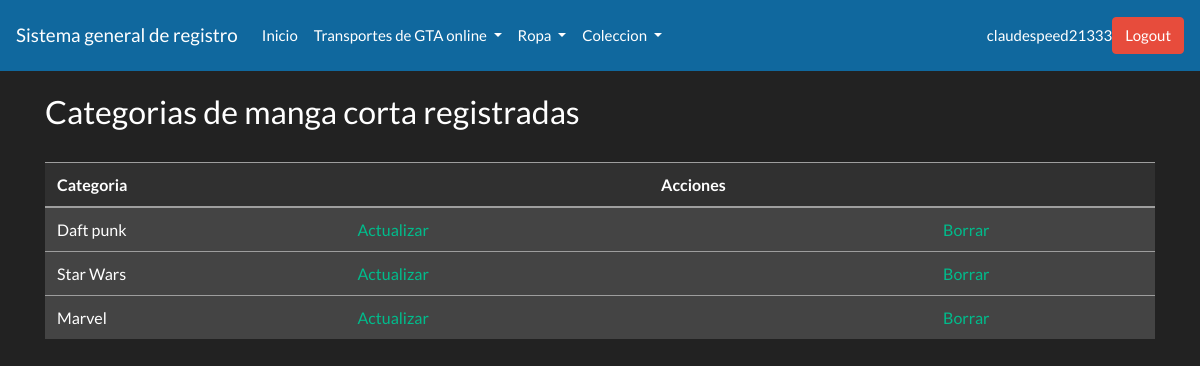
/closet/listcategoria/ (signed in), run on the app's committed database.
### prendas/models.py (models this page shows, shortened)
class playeracategoria(models.Model):
    categoria = models.CharField(max_length=50)
    usuario = models.ForeignKey(settings.AUTH_USER_MODEL, on_delete=models.CASCADE)

### prendas/views.py (the view)
# urls.py: path('listcategoria/',views.categorialist,name="categorialist2"),
@login_required
def categorialist(request):
	queryset = playeracategoria.objects.filter(usuario=request.user.id)
	context={
		"categoria" : queryset
	}
	return render(request,"prendas/listcategoria.html", context)

### templates/prendas/listcategoria.html (shortened to what this page needs)
{% extends "base.html" %}
{%load static %}
{% block content %}
<h3>Categorias de manga corta registradas</h3>
<br>
<table class="table table-secondary table-hover">
<thead class="table-dark">
	<tr>
		<th>Categoria</th>
		<th></th>
		<th>Acciones</th>
		<th></th>
	</tr>
</thead>
<tbody>
{% for pk in categoria %}
<tr>
<td>{{pk.categoria}}</td>
<td><a href="{% url 'categoriaupdate' pk=pk.id %}">Actualizar</a></td>
<td></td>
<td><a href="{% url 'categoriadelete' pk=pk.id %}">Borrar</a></td>
</tr>
{% endfor %}
</tbody>
</table>
{%endblock%}

### templates/navbar.html (shortened to what this page needs)
<div>
    <nav class="navbar  navbar-expand-lg navbar-light" style="background-color: #10689e;">
      <a class="navbar-brand" href="#">Sistema general de registro</a>
      <div class="collapse navbar-collapse" id="navbarSupportedContent">
        <ul class="navbar-nav mr-auto">
          <li class="nav-item">
            <a class="nav-link" href="{% url 'login' %}">Inicio</span></a>
          </li>
          {% if request.user.is_authenticated %}
          <li class="nav-item dropdown">
            <a class="nav-link dropdown-toggle" href="#" id="navbarDropdown" role="button" data-toggle="dropdown" aria-haspopup="true" aria-expanded="false">
              Transportes de GTA online
            </a>
          </li>
          <li class="nav-item dropdown">
            <a class="nav-link dropdown-toggle" href="#" id="navbarDropdown" role="button" data-toggle="dropdown" aria-haspopup="true" aria-expanded="false">
              Ropa
            </a>
          </li>
          <li class="nav-item dropdown">
            <a class="nav-link dropdown-toggle" href="#" id="navbarDropdown" role="button" data-toggle="dropdown" aria-haspopup="true" aria-expanded="false">
              Coleccion
            </a>
          </li>
          {%endif%}
        </ul>
        {% if request.user.is_authenticated %}
        <letra1>{{request.user}}</letra1>
        <a  class="btn btn-danger" href="{% url 'logout' %}" role="button">Logout </a>
        {%else%}
        <a class="btn btn-primary" href="{% url 'signup'%}" role="button">SignUp</a>
        <a class="btn btn-secondary" href="{% url 'login'%}" role="button">Login</a>
        {%endif%}
      </div>
    </nav>
    </div>

### data on the page
playeracategoria: categoria "Daft punk"
playeracategoria: categoria "Star Wars"
playeracategoria: categoria "Marvel"

### other printed values
{{ request.user }} "claudespeed21333"
